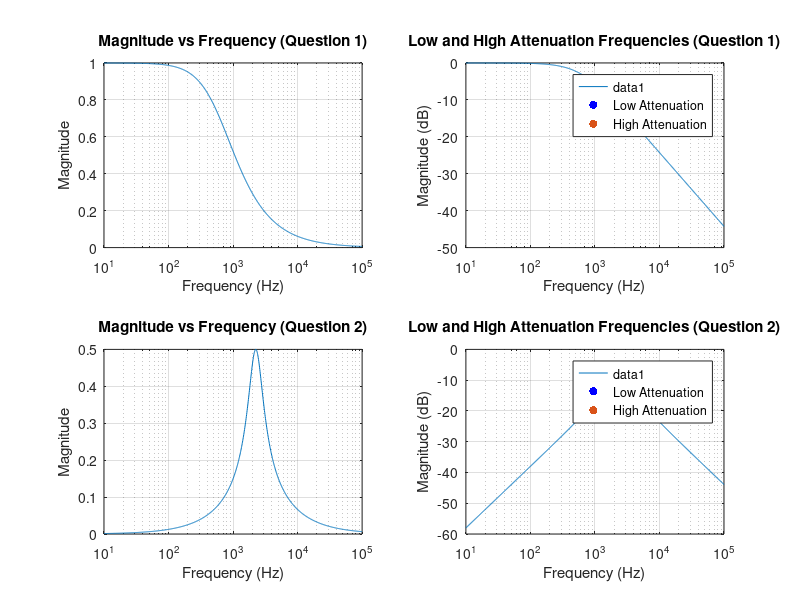

Write MATLAB code to recreate this figure.
% Mamadou Diao Kaba 27070179

R = 1000; 
C = 0.25e-6; 
L = 20e-3; 

% Frequency range
frequencies = logspace(1, 5, 1000); % 10 Hz to 100 kHz

% Calculate the magnitude of the frequency response for Question 1
H = 1./sqrt(1 + (R*C*2*pi*frequencies).^2 + L*C*(2*pi*frequencies).^2);

% Find the maximum magnitude and corresponding frequency for Question 1
[max_magnitude_1, idx_max_1] = max(H);
max_frequency_1 = frequencies(idx_max_1);

% Plot the magnitude versus frequency for Question 1
subplot(2,2,1);
semilogx(frequencies, abs(H));
title('Magnitude vs Frequency (Question 1)');
xlabel('Frequency (Hz)');
ylabel('Magnitude');
grid on;

% Identify frequencies with low attenuation (within 20 dB of maximum magnitude) for Question 1
low_attenuation_idx_1 = find(20*log10(H) >= max_magnitude_1 - 20);
low_attenuation_frequencies_1 = frequencies(low_attenuation_idx_1);

% Identify frequencies with high attenuation (less than 30 dB of maximum magnitude) for Question 1
high_attenuation_idx_1 = find(20*log10(H) < max_magnitude_1 - 30);
high_attenuation_frequencies_1 = frequencies(high_attenuation_idx_1);

% Plot low and high attenuation frequencies on the same plot for Question 1
subplot(2,2,2);
semilogx(frequencies, 20*log10(H));
hold on;
scatter(low_attenuation_frequencies_1, 20*log10(H(low_attenuation_idx_1)), 'b', 'filled', 'DisplayName', 'Low Attenuation');
scatter(high_attenuation_frequencies_1, 20*log10(H(high_attenuation_idx_1)), 'o', 'filled', 'DisplayName', 'High Attenuation');
hold off;
title('Low and High Attenuation Frequencies (Question 1)');
xlabel('Frequency (Hz)');
ylabel('Magnitude (dB)');
legend('show');
grid on;

% Calculate the impedance of the capacitor and inductor for Question 2
Z_C = 1./(1i*2*pi*frequencies*C);
Z_L = 1i*2*pi*frequencies*L;

% Calculate the impedance of the parallel RLC circuit for Question 2
Z_parallel = 1./(1/R + 1./Z_C + 1./Z_L);

% Calculate the magnitude of the frequency response for Question 2
H2 = abs(Z_parallel./(R + Z_parallel));

% Find the maximum magnitude and corresponding frequency for Question 2
[max_magnitude_2, idx_max_2] = max(H2);
max_frequency_2 = frequencies(idx_max_2);

% Plot the magnitude versus frequency for Question 2
subplot(2,2,3);
semilogx(frequencies, abs(H2));
title('Magnitude vs Frequency (Question 2)');
xlabel('Frequency (Hz)');
ylabel('Magnitude');
grid on;

% Identify frequencies with low attenuation (within 20 dB of maximum magnitude) for Question 2
low_attenuation_idx_2 = find(20*log10(H2) >= max_magnitude_2 - 20);
low_attenuation_frequencies_2 = frequencies(low_attenuation_idx_2);

% Identify frequencies with high attenuation (less than 30 dB of maximum magnitude) for Question 2
high_attenuation_idx_2 = find(20*log10(H2) < max_magnitude_2 - 30);
high_attenuation_frequencies_2 = frequencies(high_attenuation_idx_2);

% Plot low and high attenuation frequencies on the same plot for Question 2
subplot(2,2,4);
semilogx(frequencies, 20*log10(H2));
hold on;
scatter(low_attenuation_frequencies_2, 20*log10(H2(low_attenuation_idx_2)), 'b', 'filled', 'DisplayName', 'Low Attenuation');
scatter(high_attenuation_frequencies_2, 20*log10(H2(high_attenuation_idx_2)), 'o', 'filled', 'DisplayName', 'High Attenuation');
hold off;
title('Low and High Attenuation Frequencies (Question 2)');
xlabel('Frequency (Hz)');
ylabel('Magnitude (dB)');
legend('show');
grid on;

% Display frequency range with low attenuation (within 20 dB) for Question 1
fprintf('Frequency range with low attenuation (within 20 dB - Q1): %.2f Hz to %.2f Hz\n', min(low_attenuation_frequencies_1), max(low_attenuation_frequencies_1));

% Display frequency range with high attenuation (less than 30 dB) for Question 1
fprintf('Frequency range with high attenuation (less than 30 dB - Q1): %.2f Hz to %.2f Hz\n', min(high_attenuation_frequencies_1), max(high_attenuation_frequencies_1));

% Display frequency range with low attenuation (within 20 dB) for Question 2
fprintf('Frequency range with low attenuation (within 20 dB - Q2): %.2f Hz to %.2f Hz\n', min(low_attenuation_frequencies_2), max(low_attenuation_frequencies_2));

% Display frequency range with high attenuation (less than 30 dB) for Question 2
fprintf('Frequency range with high attenuation (less than 30 dB - Q2): %.2f Hz to %.2f Hz\n', min(high_attenuation_frequencies_2), max(high_attenuation_frequencies_2));